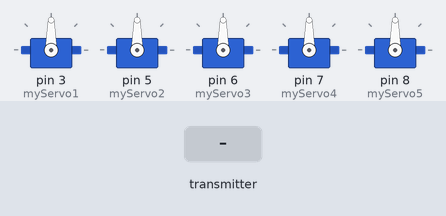
The sketch below on a simulated Arduino Uno, built with avr-gcc and run on an emulated ATmega328P. Parts: 5 × servo. Inputs (shaded band) come from the test bench. No radio packets arrive unless stated.

Above: at 1.2 s.
1.3 s: the transmitter starts sending msg.0 = 0
At 2.3 s:
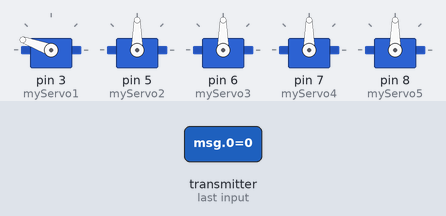
2.8 s: the transmitter starts sending msg.0 = 1
At 3.5 s:
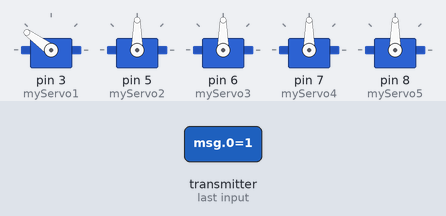
Timing chart, 0 to 5.8 s (numbered marks = the images above; inputs shaded):
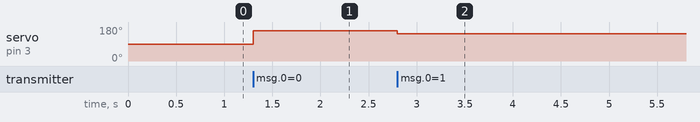

Measured:
- after the input at 1.3 s, servo on pin 3 (myServo1): 90° → 160° at once
- after the input at 2.8 s, servo on pin 3 (myServo1): 160° → 144° at once

The sketch:

Final_Reciever_Hand.ino
```cpp
#include <Servo.h>  //the library which helps us to control servo
#include <SPI.h>    //the communication interface with the modem
#include "RF24.h"   //the library which helps us to control the radio modem

Servo myServo1; //define Servo
Servo myServo2;
Servo myServo3;
Servo myServo4;
Servo myServo5;

RF24 radio(9,10);                     //this represent the CE and CSN connected to digital pins 9 and 10 of the Arduino

const uint64_t pipe = 0xF0F0F0F0D2LL; //this represents the address of the receiver module

int msg[1];

int data; //data variable
int pos;  //position variable

void setup(){

  myServo1.attach(3); //myServo1 connect to digitsl pin 3
  myServo2.attach(5); //myServo2 connect to digitsl pin 5
  myServo3.attach(6); //myServo3 connect to digitsl pin 6
  myServo4.attach(7); //myServo4 connect to digitsl pin 7
  myServo5.attach(8); //myServo5 connect to digitsl pin 8

  radio.begin();                   //it activates the module
  radio.openReadingPipe(1, pipe);  //the module starts recieving the data send by the transmitter
  radio.setChannel(115);           //it set the channel
  radio.setDataRate( RF24_2MBPS ); //the data rate is 2 MBPS
  radio.startListening();          //the module starts listening the data which is send by tranmitter
  }

void loop(){
  if(radio.available()){
    radio.read(msg, 1);

    if(msg[0] <11 && msg[0] >-1){
      data = msg[0], pos=map(data, 0, 10, 160, 0);
      myServo1.write(pos);
    }
    if(msg[0] <21 && msg[0]>10){
      data = msg[0], pos=map(data, 11, 20, 160, 0);
      myServo2.write(pos);
    }
    if(msg[0] <31 && msg[0]>20){
      data = msg[0], pos=map(data, 21, 30, 160, 0);
      myServo3.write(pos);
    }
    if(msg[0] <41 && msg[0]>30){
      data = msg[0], pos=map(data, 31, 40, 160, 0);
      myServo4.write(pos);
    }
    if(msg[0] <51 && msg[0]>40){
      data = msg[0], pos=map(data, 41, 50, 160, 0);
      myServo5.write(pos);
    }
  }
}
```
